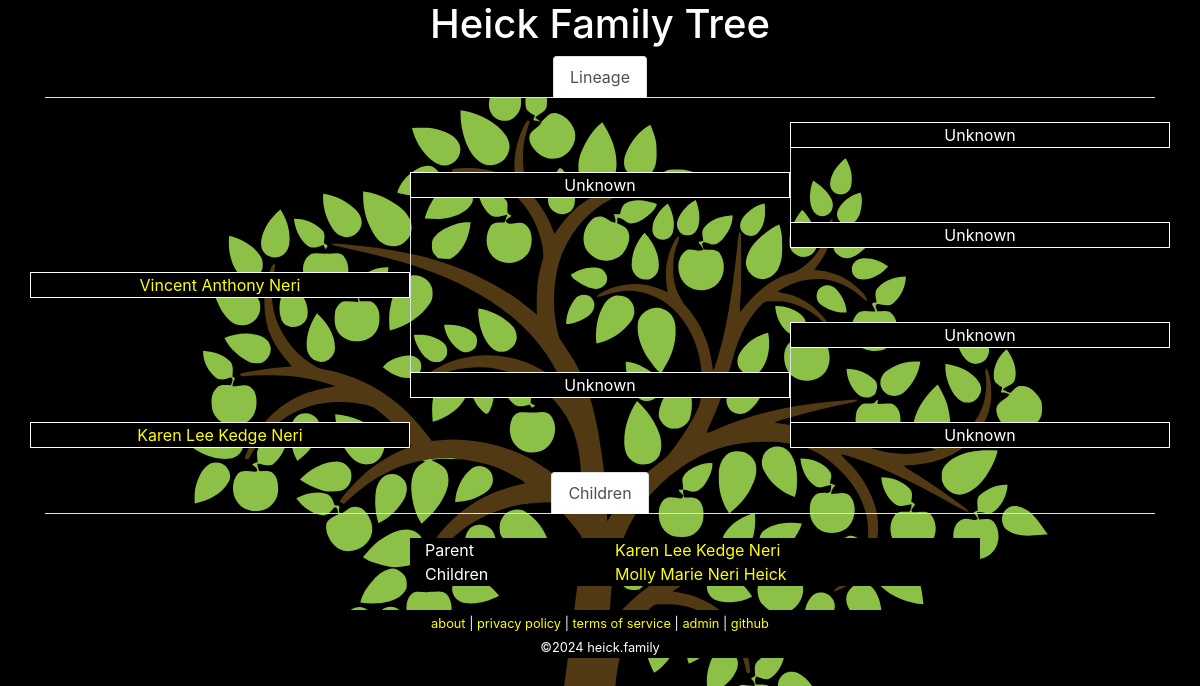
The page /tree.php?id=75 on the database its author committed.
### tables this page shows
CREATE TABLE `family` (
  `id` int(10) unsigned NOT NULL AUTO_INCREMENT COMMENT 'primary key',
  `name` char(200) NOT NULL,
  `parent-bio-x` int(10) unsigned NOT NULL DEFAULT 0 COMMENT 'mother xx',
  `parent-bio-y` int(10) unsigned NOT NULL DEFAULT 0 COMMENT 'father xy',
  `parent-adopt-x` int(10) unsigned NOT NULL DEFAULT 0,
  `parent-adopt-y` int(10) unsigned NOT NULL DEFAULT 0,
  `partner` int(10) unsigned NOT NULL DEFAULT 0,
  `dob` char(10) NOT NULL DEFAULT '0000-00-00' COMMENT 'date of birth ymd',
  `dod` char(10) NOT NULL DEFAULT '0000-00-00' COMMENT 'date of death ymd',
  `lastupdated` datetime NOT NULL DEFAULT current_timestamp() ON UPDATE current_timestamp(),
  PRIMARY KEY (`id`)
);

### lib/Family.php (called while the page is built, shortened)
<?php
class Family
{
	private static $link = null;
	public static function getPerson($id = 0)
	{
		if ($id == 0)
		{
			return [];
		}
		$query = 'SELECT * FROM `family` WHERE `id`=' . self::_escape($id) . ' LIMIT 1';
		$result = self::_query($query);
		while ($row = mysqli_fetch_assoc($result)) {
			return $row;
		}
		return [];
	}
	public static function getParents($id = 0)
	{
		$person = self::getPerson($id);
		$parent_bio_x = isset($person['parent-bio-x']) ? $person['parent-bio-x'] : 0;
		$parent_bio_y = isset($person['parent-bio-y']) ? $person['parent-bio-y'] : 0;
		$parent_adopt_a = isset($person['parent-adopt-x']) ? $person['parent-adopt-x'] : 0;
		$parent_adopt_b = isset($person['parent-adopt-y']) ? $person['parent-adopt-y'] : 0;
		$data = [
			'bio-x' => self::getPerson($parent_bio_x),
			'bio-y' => self::getPerson($parent_bio_y),
			'adopt-x' => self::getPerson($parent_adopt_a),
			'adopt-y' => self::getPerson($parent_adopt_b),
		];
		return $data;
	}
	public static function getPartner($id = 0)
	{
		$person = self::getPerson($id);
		$partner = isset($person['partner']) ? $person['partner'] : 0;
		return self::getPerson($partner);
	}
	public static function getChildren($id = 0)
	{
		$data = [];
		$query = 'SELECT * FROM `family` WHERE (`parent-bio-x`=' . self::_escape($id) . ' OR `parent-bio-y`=' . self::_escape($id) . ')';
		$result = self::_query($query);
		while ($row = mysqli_fetch_assoc($result))
		{
			$child = $row['id'];
			if ($row['parent-bio-x'] == $id)
			{
				$partner = $row['parent-bio-y'];
			}
			else
			{
				$partner = $row['parent-bio-x'];
			}
			if (!isset($data[$partner]))
			{
				$data[$partner] = [];
			}
			$data[$partner][] = $child;
		}
		return $data;
	}
	public static function getLineage($id = 0)
	{
		$lineage = [
			'partner' => ['id' => 0, 'name' => 'unknown' ],
			'parent-bio-x' => ['id' => 0, 'name' => 'unknown' ],
			'parent-bio-y' => ['id' => 0, 'name' => 'unknown' ],
			'parent-adopt-x' => ['id' => 0, 'name' => 'unknown' ],
			'parent-adopt-y' => ['id' => 0, 'name' => 'unknown' ],
			'parent-x-parent-bio-x' => ['id' => 0, 'name' => 'unknown' ],
			'parent-x-parent-bio-y' => ['id' => 0, 'name' => 'unknown' ],
			'parent-y-parent-bio-x' => ['id' => 0, 'name' => 'unknown' ],
			'parent-y-parent-bio-y' => ['id' => 0, 'name' => 'unknown' ],
		];
		$partner = self::getPartner($id);
		$lineage['partner']['id'] = isset($partner['id']) ? $partner['id'] : 0;
		$lineage['partner']['name'] = self::formatName(self::getPerson($lineage['partner']['id']));
		$parents = self::getParents($id);
		$lineage['parent-bio-x']['id'] = isset($parents['bio-x']['id']) ? $parents['bio-x']['id'] : 0;
		$lineage['parent-bio-x']['name'] = self::formatName(self::getPerson($lineage['parent-bio-x']['id']));
		$lineage['parent-bio-y']['id'] = isset($parents['bio-y']['id']) ? $parents['bio-y']['id'] : 0;
		$lineage['parent-bio-y']['name'] = self::formatName(self::getPerson($lineage['parent-bio-y']['id']));
		$lineage['parent-adopt-x']['id'] = isset($parents['adopt-x']['id']) ? $parents['adopt-x']['id'] : 0;
		$lineage['parent-adopt-x']['name'] = self::formatName(self::getPerson($lineage['parent-adopt-x']['id']));
		$lineage['parent-adopt-y']['id'] = isset($parents['adopt-y']['id']) ? $parents['adopt-y']['id'] : 0;
		$lineage['parent-adopt-y']['name'] = self::formatName(self::getPerson($lineage['parent-adopt-y']['id']));
		$parents = self::getParents($lineage['parent-bio-x']['id']);
		$lineage['parent-x-parent-bio-x']['id'] = isset($parents['bio-x']['id']) ? $parents['bio-x']['id'] : 0;
		$lineage['parent-x-parent-bio-x']['name'] = self::formatName(self::getPerson($lineage['parent-x-parent-bio-x']['id']));
		$lineage['parent-x-parent-bio-y']['id'] = isset($parents['bio-y']['id']) ? $parents['bio-y']['id'] : 0;
		$lineage['parent-x-parent-bio-y']['name'] = self::formatName(self::getPerson($lineage['parent-x-parent-bio-y']['id']));
		$parents = self::getParents($lineage['parent-bio-y']['id']);
		$lineage['parent-y-parent-bio-x']['id'] = isset($parents['bio-x']['id']) ? $parents['bio-x']['id'] : 0;
		$lineage['parent-y-parent-bio-x']['name'] = self::formatName(self::getPerson($lineage['parent-y-parent-bio-x']['id']));
		$lineage['parent-y-parent-bio-y']['id'] = isset($parents['bio-y']['id']) ? $parents['bio-y']['id'] : 0;
		$lineage['parent-y-parent-bio-y']['name'] = self::formatName(self::getPerson($lineage['parent-y-parent-bio-y']['id']));
		return $lineage;
	}
	public static function formatName($id = [])
	{
		if (isset($id['name']))
		{
			return $id['name'];
		}
		return 'Unknown';
	}
	protected static function _query($query = null)
	{
		$result = mysqli_query(self::$link, $query);
		return $result;
	}
	protected static function _escape($string = "")
	{
		return mysqli_real_escape_string(self::$link, $string);
	}
	protected static function _connect()
	{
		if (!is_null(self::$link))
		{
			return;
		}
		$config = json_decode(file_get_contents('../conf/configuration.json'), true);
		$db = $config['database'];
		self::$link = mysqli_connect($db['hostname'], $db['username'], $db['password'], $db['database']);
		return;
	}
}

### www/tree.php (the view, shortened to what this page needs)
<?php
require_once('../lib/Family.php');
$id = isset($_GET['id']) ? intval($_GET['id']) : null;
$me = Family::getPerson($id);
$lineage = Family::getLineage($me['id']);
$lineage['me'] = [
	'id' => $me['id'],
	'name' => Family::formatName($me),
];
function showMember($fam, $extra = '')
{
	if ($fam['id'] == 0)
	{
		echo $fam['name'];
	}
	else
	{
		echo '<a href="?id=' . $fam['id'] . '">' . $fam['name'] . '</a>';
	}
}
?><!DOCTYPE html>
<html lang="en">
	<head>
		<link rel="stylesheet" href="https://cdn.jsdelivr.net/npm/bootstrap@4.6.0/dist/css/bootstrap.min.css">
		<link rel="stylesheet" href="media/theme.css">
		<link rel="stylesheet" href="media/tree.css">
	</head>
	<body>
		<div class="container">
<?php require_once("header.php"); ?>
			<div class="row">
				<div class="col">
					<ul class="nav nav-tabs justify-content-center">
						<li class="nav-item">
							<a class="nav-link active" id='tab-lineage' href="#">Lineage</a>
						</li>
					</ul>
				</div>
			</div>
			<div class="row">
				<div class="col-4">&nbsp;</div>
				<div class="col-4">&nbsp;</div>
				<div class="col-4">&nbsp;</div>
			</div>
			<div class="row">
				<div class="col-4">&nbsp;</div>
				<div class="col-4">&nbsp;</div>
				<div title="grandparent" class="col-4 text-center border-full background-black"><?php showMember($lineage['parent-y-parent-bio-y']); ?></div>
			</div>
			<div class="row">
				<div class="col-4">&nbsp;</div>
				<div class="col-4">&nbsp;</div>
				<div class="col-4 border-left">&nbsp;</div>
			</div>
			<div class="row">
				<div class="col-4">&nbsp;</div>
				<div title="parent" class="col-4 text-center border-full background-black"><?php
if ((($lineage['parent-bio-y']['id'] != 0) && ($lineage['parent-adopt-y']['id'] != 0)) || ($lineage['parent-adopt-y']['id'] != 0))
	if ($lineage['parent-bio-y']['id'] == 0)
	{
		showMember($lineage['parent-adopt-y'], '(adopted)');
	}
	else
	{
		showMember($lineage['parent-bio-y'], '(bio)');
		echo '<br />';
		showMember($lineage['parent-adopt-y'], '(adopted)');
	}
else {
	showMember($lineage['parent-bio-y']);
}
?></div>
				<div class="col-4 border-left">&nbsp;</div>
			</div>
			<div class="row">
				<div class="col-4">&nbsp;</div>
				<div class="col-4 border-left">&nbsp;</div>
				<div class="col-4 border-left">&nbsp;</div>
			</div>
			<div class="row">
				<div class="col-4">&nbsp;</div>
				<div class="col-4 border-left">&nbsp;</div>
				<div title="grandparent" class="col-4 text-center border-full background-black"><?php showMember($lineage['parent-y-parent-bio-x']); ?></div>
			</div>
			<div class="row">
				<div class="col-4">&nbsp;</div>
				<div class="col-4 border-left">&nbsp;</div>
				<div class="col-4">&nbsp;</div>
			</div>
			<div class="row">
				<div title="self" class="col-4 text-center border-full background-black"><?php showMember($lineage['me']); ?></div>
				<div class="col-4 border-left">&nbsp;</div>
				<div class="col-4">&nbsp;</div>
			</div>
			<div class="row">
				<div class="col-4">&nbsp;</div>
				<div class="col-4 border-left">&nbsp;</div>
				<div class="col-4">&nbsp;</div>
			</div>
			<div class="row">
				<div class="col-4">&nbsp;</div>
				<div class="col-4 border-left">&nbsp;</div>
				<div title="grandparent" class="col-4 text-center border-full background-black"><?php showMember($lineage['parent-x-parent-bio-y']); ?></div>
			</div>
			<div class="row">
				<div class="col-4">&nbsp;</div>
				<div class="col-4 border-left">&nbsp;</div>
				<div class="col-4 border-left">&nbsp;</div>
			</div>
			<div class="row">
				<div class="col-4">&nbsp;</div>
				<div title="parent" class="col-4 text-center border-full background-black"><?php
if ((($lineage['parent-bio-x']['id'] != 0) && ($lineage['parent-adopt-x']['id'] != 0)) || ($lineage['parent-adopt-x']['id'] != 0))
	if ($lineage['parent-bio-x']['id'] == 0)
	{
		showMember($lineage['parent-adopt-x'], '(adopted)');
	}
	else
	{
		showMember($lineage['parent-bio-x'], '(bio)');
		echo '<br />';
		showMember($lineage['parent-adopt-x'], '(adopted)');
	}
else {
	showMember($lineage['parent-bio-x']);
}
?></div>
				<div class="col-4 border-left">&nbsp;</div>
			</div>
			<div class="row">
				<div class="col-4">&nbsp;</div>
				<div class="col-4">&nbsp;</div>
				<div class="col-4 border-left">&nbsp;</div>
			</div>
			<div class="row">
				<?php
if ($lineage['partner']['id'] == 0)
{
	echo '<div class="col-4">&nbsp;</div>';
}
else
{
	echo '<div title="partner" class="col-4 text-center border-full background-black">';
	echo '</div>';
}
				?>
				<div class="col-4">&nbsp;</div>
				<div title="grandparent" class="col-4 text-center border-full background-black"><?php showMember($lineage['parent-x-parent-bio-x']); ?></div>
			</div>
			<div class="row">
				<div class="col-12">&nbsp;</div>
			</div>
<?php
$children = Family::getChildren($id);
if (count($children) > 0)
{
?>
			<ul class="nav nav-tabs justify-content-center">
				<li class="nav-item">
					<a class="nav-link active" id='tab-children' href="#">Children</a>
				</li>
			</ul>
			<div class="row">
				<div class="col-12">&nbsp;</div>
			</div>
<?php
foreach ($children as $parent => $childs)
{
	echo "\t\t\t" . '<div class="row">' . "\n";
	echo "\t\t\t\t" . '<div class="col-4">&nbsp;</div>' . "\n";
	echo "\t\t\t\t" . '<div class="col-2 background-black">Parent</div>' . "\n";
	echo "\t\t\t\t" . '<div class="col-4 background-black">';
	$parent_info = Family::getPerson($parent);
	if (isset($parent_info['id']))
	{
		showMember(['id' => $parent_info['id'], 'name' => Family::formatName($parent_info)]);
	}
	else
	{
		echo "Unknown";
	}
	echo '</div>' . "\n";
	echo "\t\t\t\t" . '<div class="col-2">&nbsp;</div>' . "\n";
	echo "\t\t\t" . '</div>' . "\n";
	echo "\t\t\t" . '<div class="row">' . "\n";
	echo "\t\t\t\t" . '<div class="col-4">&nbsp;</div>' . "\n";
	echo "\t\t\t\t" . '<div class="col-2 background-black">Children</div>' . "\n";
	echo "\t\t\t\t" . '<div class="col-4 background-black">';
	foreach ($childs as $c)
	{
		echo '<br>';
	}
	echo '</div>' . "\n";
	echo "\t\t\t\t" . '<div class="col-2">&nbsp;</div>' . "\n";
	echo "\t\t\t" . '</div>' . "\n";
	echo "\t\t\t" . '<div class="row">' . "\n";
	echo "\t\t\t" . '<div class="col-12">&nbsp;</div>' . "\n";
	echo "\t\t\t" . '</div>' . "\n";
}
?>
<?php
}
?>
<?php require_once("footer.php"); ?>
		</div>
	</body>
</html>

### www/media/theme.css (style rules this page uses)
body, table, tr, td { background: black; color: white; }
a { color: yellow; background: black; }
body { background-image: url('media/family-tree-fixed.svg'); background-size: cover; background-repeat: no-repeat; }
.background-black { background-color: black; }
div.col { background-color: black; }

### www/media/tree.css (style rules this page uses)
.border-full { border: 1px solid white; }
.border-left { border-left: 1px solid white; }
.background-black { background-color: black; }

### rows shown on the page
family: name "Vincent Anthony Neri"
family: name "Karen Lee Kedge Neri"
family: name "Molly Marie Neri Heick"

### other values the page prints
$fam['name'] "Unknown Unknown Unknown Unknown Unknown Unknown"
